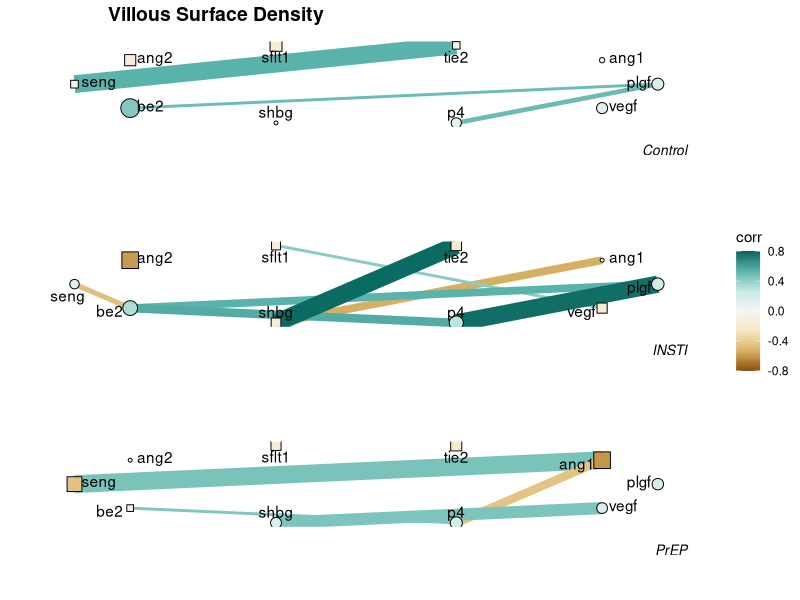
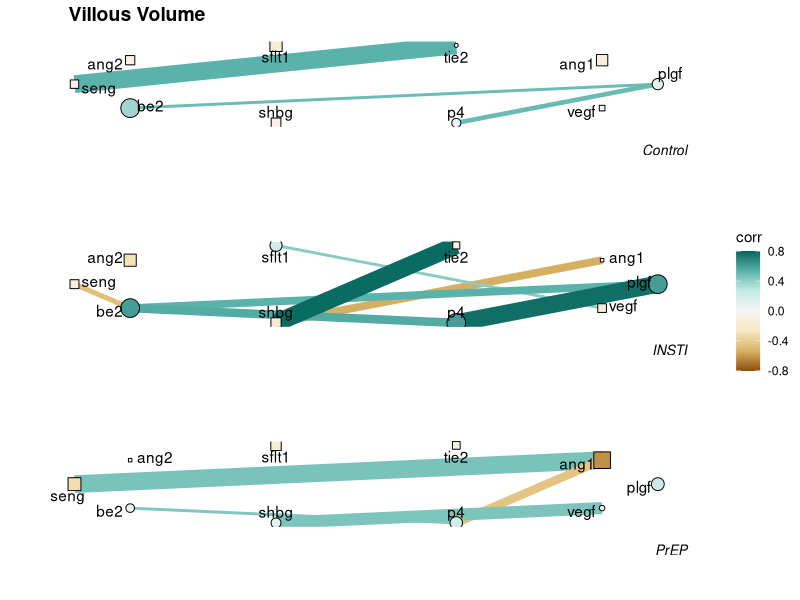
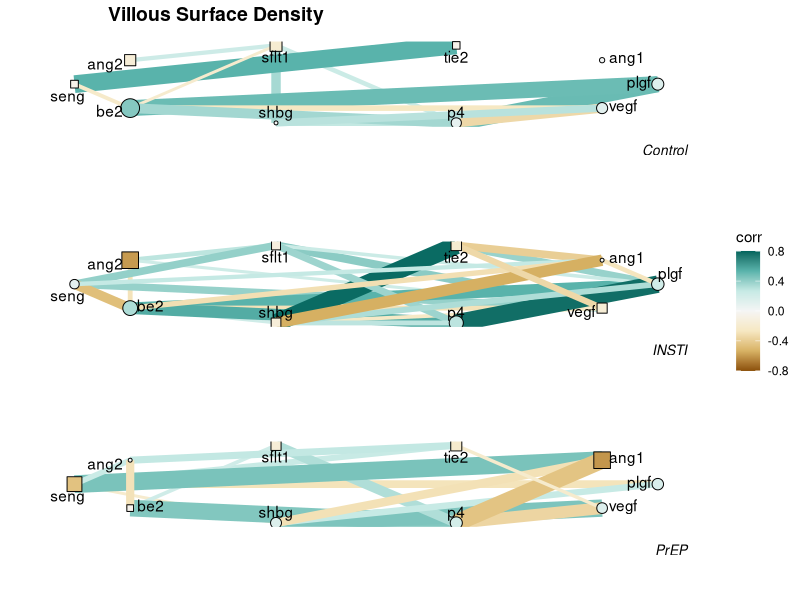
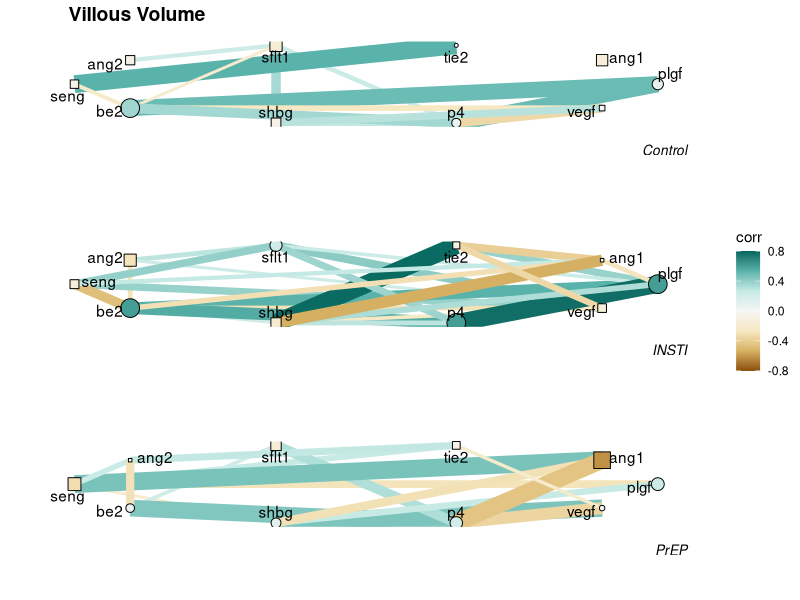

Recreate these plots in R, in order.
## ---- chunk 1
#| label: setup
#| include: false
#| eval: true

# author: kat 
# date: 07/24/2025
# purpose: create network visualization of correlations (MARGINAL associations)  
#               between biomarkers by treatment group
#               (similar to Jao paper Figure 3)
#          "In addition, descriptive analyses were employed where a simple Spearman correlation
#            network was plotted to visualize pairwise correlations between eicosanoids, metabolic
#            related/inflammatory cytokines, and C-peptide, using a correlation coefficient of 0.4,
#            corresponding to a medium/large effect size." - Jao pg. 5

knitr::opts_chunk$set(eval=TRUE
                      , echo=FALSE
                      , message=FALSE
                      , warning=FALSE)
#rm(list=ls())

library(readxl)
library(tidyverse)
library(igraph)
library(ggraph)
library(tidygraph)
library(ggpubr)

options(knitr.kable.NA = '--')
## ---- chunk 2
#| label: import-dat

paco <- read_excel("Data/data for Kat.xlsx")

# define which biomarkers to include
biomarkers <- paco |>
  select(ends_with("pg_ml"), shbg_nmol_l, "p4_ng_ml") |>
  colnames()

# exclude e2_ng_ml b/c be2 is included (and derived from e2) - see email from Lena on 7/15 

# define which placental outcomes to include (separate networks for each)
placenta_outcomes <- c("villous_surface_density"
                       , "villous_volume"
                       , "bwc"          # need updated data from Lisa
                       , "pw_centile"   # need updated data from Lisa
                       , "bw_pw_ratio") # need updated data from Lisa

outc_labels <- c("Villous Surface Density"
                 , "Villous Volume")
## ---- chunk 3
#| label: corr-func
#| include: false

#ggplot(data=paco, aes(x=villous_surface_density)) + geom_density()
#ggplot(data=paco, aes(x=villous_volume)) + geom_density()

get_corr <- function(outc,grp, cor_threshold){
  
  all_vars <- c(biomarkers, placenta_outcomes[outc])
 
  # (1.) compute Pearson correlation matrix
  if (is.na(grp)){
    dat <- paco |>
      select(all_of(all_vars)) |>
      # do case-wise deletion (remove completely if missing one value)
      # so consistent sample as using in glasso function (which requires sample size)
      na.omit()
  } else {
    dat <- paco |>
      filter(treatment == grp) |>
      select(all_of(all_vars)) |>
      # do case-wise deletion (remove completely if missing one value)
      # so consistent sample as using in glasso function (which requires sample size)
      na.omit()
  }  
  
  corrmat <- dat |>
    cor() 
  
  # (3.) Create the network object
  corrs_network0 <- corrmat |>
    as_tibble() |>
    mutate(var1 = all_vars) |>
    pivot_longer(cols=-var1, names_to="var2", values_to="corr") |>
    filter(var1 < var2) 
  
  print(min(corrs_network0$corr))
  print(max(corrs_network0$corr))
  
  corrs_network <- corrs_network0 |>
    # Y is not a node in the graph; rather each biomarker's node will
    # be colored/sized by its partial correlation with Y (so any correlations)
    # with Y are node attributes, NOT edge attributes)
    filter(var1 != placenta_outcomes[outc] & var2 != placenta_outcomes[outc]) |>
    as_tbl_graph(directed = FALSE) |>
    activate(nodes) |>
    left_join(corrs_network0 |>
                filter(var1 == placenta_outcomes[outc] | 
                         var2 == placenta_outcomes[outc]) |>
                select(var1, corr_outcome=corr)
              , by=c("name"="var1")) |>
    mutate(name_short = str_extract(name, "[^_]+")) |>
    activate(edges) |>
    # only include edges where corr > 0.4 (like Jao paper)
    filter(abs(corr) > cor_threshold)

  # (5.) Create the network visualization 
  corrs_viz <- ggraph(corrs_network, layout="circle") + 
    geom_edge_link(aes(edge_color = corr
                       , edge_width = abs(corr))) + #, edge_alpha = 0.8, ) + 
    geom_node_point(aes(size = abs(corr_outcome)
                        , fill = corr_outcome
                        , shape = (corr_outcome > 0))
                    , color = "black"
                    , show.legend = FALSE) +
    geom_node_text(aes(label = name_short), repel = TRUE) +
    # Had to add `base_family` argument due to error with fonts loading for PDF
    theme_graph(base_family = "sans"
                , caption_size = 10) +
    #theme(legend.key.width = unit(2, "cm")) +
    #labs(title=paste0(outc_labels[outc], ": ", grp)) +
    labs(caption=grp) +
    scale_edge_width(guide="none") +
    scale_fill_distiller(palette="BrBG" #palette="RdYlGn" 
                          , direction=1
                          , limits=c(-0.8, 0.8)
                          , breaks=c(-0.8, -0.4, 0, 0.4, 0.8)) +
    scale_edge_color_distiller(palette="BrBG" #palette="RdYlGn" 
                               , direction=1
                               , limits=c(-0.8, 0.8)
                               , breaks=c(-0.8, -0.4, 0, 0.4, 0.8)) +
    scale_shape_manual(values=c(22,21))

  return(corrs_viz)
}

## ---- chunk 4
#| label: run-corr-func-4
#| include: false

plot_vsd_ctrl4 <- get_corr(outc=1, grp="Control", cor_threshold = 0.4) # n = 40
plot_vsd_INSTI4 <- get_corr(outc=1, grp="INSTI", cor_threshold = 0.4)  # n = 19
plot_vsd_PrEP4 <- get_corr(outc=1, grp="PrEP", cor_threshold = 0.4)    # n = 27

plot_vv_ctrl4 <- get_corr(outc=2, grp="Control", cor_threshold = 0.4) # n = 40
plot_vv_INSTI4 <- get_corr(outc=2, grp="INSTI", cor_threshold = 0.4)  # n = 19
plot_vv_PrEP4 <- get_corr(outc=2, grp="PrEP", cor_threshold = 0.4)    # n = 27
## ---- chunk 5
#| label: run-corr-func-2
#| include: false

plot_vsd_ctrl2 <- get_corr(outc=1, grp="Control", cor_threshold = 0.2) # n = 40
plot_vsd_INSTI2 <- get_corr(outc=1, grp="INSTI", cor_threshold = 0.2)  # n = 19
plot_vsd_PrEP2 <- get_corr(outc=1, grp="PrEP", cor_threshold = 0.2)    # n = 27

plot_vv_ctrl2 <- get_corr(outc=2, grp="Control", cor_threshold = 0.2) # n = 40
plot_vv_INSTI2 <- get_corr(outc=2, grp="INSTI", cor_threshold = 0.2)  # n = 19
plot_vv_PrEP2 <- get_corr(outc=2, grp="PrEP", cor_threshold = 0.2)    # n = 27
## ---- chunk 6
#| label: plot-corr-4
#| fig-width: 8
#| fig-height: 11

ggarrange(plot_vsd_ctrl4, plot_vsd_INSTI4, plot_vsd_PrEP4
          , nrow = 3
          , common.legend = TRUE
          , legend = "right"
          , labels = c(outc_labels[1], "", ""))

ggarrange(plot_vv_ctrl4, plot_vv_INSTI4, plot_vv_PrEP4
          , nrow = 3
          , common.legend = TRUE
          , legend = "right"
          , labels = c(outc_labels[2], "", ""))
## ---- chunk 7
#| label: plot-corr-2
#| fig-width: 8
#| fig-height: 11

ggarrange(plot_vsd_ctrl2, plot_vsd_INSTI2, plot_vsd_PrEP2
          , nrow = 3
          , common.legend = TRUE
          , legend = "right"
          , labels = c(outc_labels[1], "", ""))

ggarrange(plot_vv_ctrl2, plot_vv_INSTI2, plot_vv_PrEP2
          , nrow = 3
          , common.legend = TRUE
          , legend = "right"
          , labels = c(outc_labels[2], "", ""))
